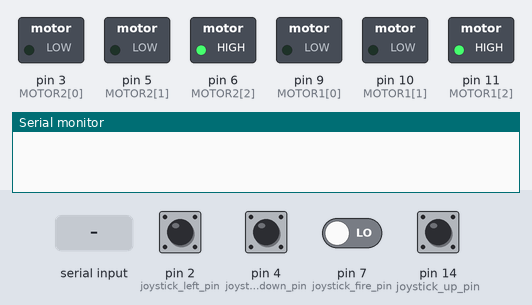
Bench run of a sketch on a simulated Arduino Leonardo, built with avr-gcc and run on an emulated ATmega32U4. On the bench: switched loads named in the sketch (green lamp = pin HIGH), the last lines printed to the serial monitor. The inputs (shaded band) are chosen by the test bench; at power-on: pin 2 (joystick_left_pin), pin 4 (joystick_down_pin), pin 7 (joystick_fire_pin), pin 14 (joystick_up_pin) LOW. Pins used as bus, display or sensor lines are not drawn.

Above: at 1.2 s.
1.3 s: "1" received over Serial
At 2.0 s:
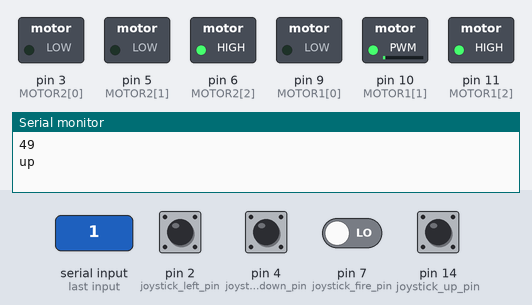
2.8 s: "2" received over Serial
At 3.1 s:
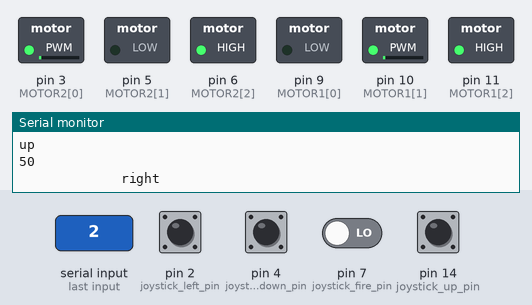
4.3 s: "3" received over Serial
At 5.4 s:
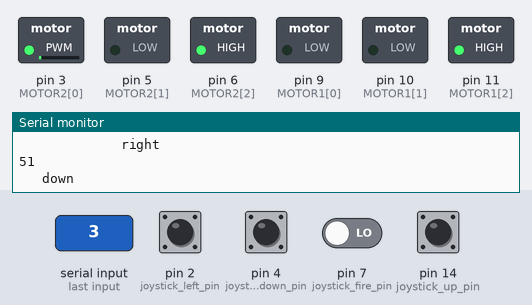
5.8 s: "3" received over Serial
At 6.6 s:
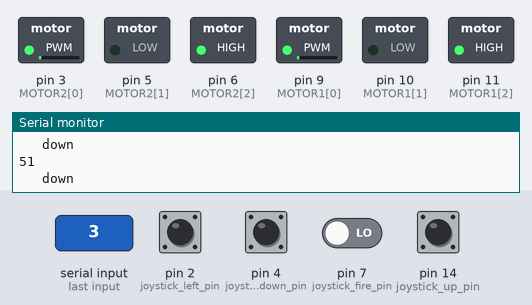
7.3 s: "4" received over Serial
At 7.8 s:
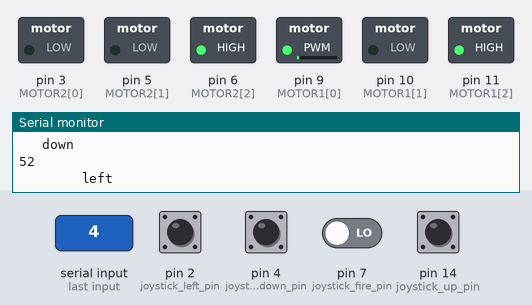
Timing chart, 0 to 9.8 s (numbered marks = the images above; inputs shaded):
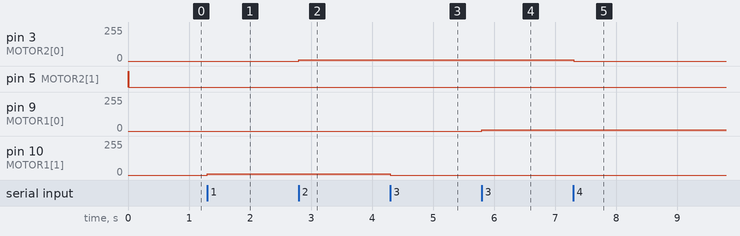

The sketch:

variable_reluctance_driver.ino
```cpp
#include "driver.cpp"

int joystick_left_pin = 2;
int joystick_power_pin = 16; // power to joystick switches
int joystick_down_pin = 4;
int joystick_fire_pin = 7;
int joystick_up_pin = 14;
int joystick_right_pin = 15;

/* Output from joystick looks like this, from left to right:
/* int joystick_fire_pin = 2; // the red button */
/* int joystick_power_pin = 2; // power to joystick switches */
/* int joystick_left_pin = 1; */
/* int joystick_right_pin = 6; */
/* int joystick_up_pin = 5; */
/* int joystick_down_pin = 3; */


int MOTOR1[3] = {9, 10, 11};
int MOTOR2[3] = {3, 5, 6};
int STATE1[3] = {0, 0, 255};
int STATE2[3] = {0, 255, 0};

VariableReluctanceDriver motor1 = VariableReluctanceDriver(
  MOTOR1, STATE1, analogWrite);
VariableReluctanceDriver motor2 = VariableReluctanceDriver(
  MOTOR2, STATE2, analogWrite);

VariableReluctanceDriver MOTORS[] = {motor1, motor2};


void setup() {
  Serial.begin(9600);
  while (!Serial) {
    ; // wait for serial port to connect. Needed for Leonardo only
  }

  // clear all pins
  for (int i=0 ; i < 32 ; i++) {
    pinMode(i, OUTPUT);
    digitalWrite(i, LOW);
    pinMode(i, INPUT);
  }
  for (int i=0; i<3; i++) {
    pinMode(MOTOR1[i], OUTPUT);
    pinMode(MOTOR2[i], OUTPUT);
    analogWrite(MOTOR1[i], STATE1[i]);
    analogWrite(MOTOR2[i], STATE1[i]);
  }

  /* for (int x = 0 ; x <= 36 ; x++) { */
    /* Serial.println((String) "pin " + x + " " + digitalRead(x)); */
  /* } */

  // set the joystick read pins
  pinMode(joystick_power_pin, OUTPUT);
  digitalWrite(joystick_power_pin, HIGH);
  pinMode(joystick_left_pin, INPUT);
  pinMode(joystick_right_pin, INPUT);
  pinMode(joystick_up_pin, INPUT);
  pinMode(joystick_down_pin, INPUT);
  pinMode(joystick_fire_pin, INPUT);
}

void loop() {
  /*
   * default HIGH are:  0, 15, 16, 23, 31
   *
   * 0 -->
   * 1 -->
   * 2 --> INT
   * 3 --> (MOTOR)
   * 4 --> CH2
   * 5 --> (MOTOR)
   * 6 --> (MOTOR)
   * 7 --> CH3
   * 8 -->
   * 9 --> (MOTOR)
   * 10 --> (MOTOR)
   * 11 --> (MOTOR)
   * 12 --> Pitch (hole with the arrow)
   * 13 --> Pitch (middle hole, nearest hole with arrow)
   * 14 --> (top left, A0 mentioned on under side of board)
   * 15 --> (top right, A1 mentioned on under side of board)
   * 16 --> A2
   *
   */

  /* digitalWrite(16, HIGH); */
  /* delay(500); */
  /* digitalWrite(16, LOW); */
  /* delay(500); */


// motor2 is the small one.
// motor1 is the large one.
  if (!Serial.available()) {
    return;
  }
  int instruction = (int) Serial.read();
  Serial.println(instruction);

  if (false) {
  }
  else if (instruction == 52 || digitalRead(joystick_left_pin) == HIGH) {
    Serial.println("        left");
    motor2.step_right(10);
  }
  else if (instruction == 49 || digitalRead(joystick_up_pin) == HIGH) {
    Serial.println("up");
    motor1.step_left(10);
  }
  else if (instruction == 51 || digitalRead(joystick_down_pin) == HIGH) {
    Serial.println("   down");
    motor1.step_right(10);
  }
  else if (instruction == 50 || digitalRead(joystick_right_pin) == HIGH) {
    Serial.println("             right");
    motor2.step_left(10);
  }
  if (instruction == 53 || digitalRead(joystick_fire_pin) == HIGH) {
    Serial.println("                   fire!");
    // TODO
  }
}
```

driver.cpp
```cpp
#include <stdint.h>


class VariableReluctanceDriver {
  int *motor;
  int *state;

  void (*write_pin_callback)(uint8_t pin, int val);

  int get_high_pin(int rightmost=1) {
    // Return the index of the pin with the highest value
    // In the case of a tie, where two pins are equally high,
    // choose either a rightmost or leftmost high pin.
    // assuming pins are located in a line,
    // it determines whether to get the high pin
    // on the leftmost side (rightmost=0)
    // or on the rightmost side (rightmost=1)

    int argmax = 0;
    for (int i=0 ; i < 3 ; i++) {
      if (rightmost == 0) {
        i = 2 - i;
      }
      if (state[i] > state[argmax]) {
        argmax = i;
      }
    }
    return argmax;
  }

  void step(bool left=false) {
    // Get right most high pin
    int j = get_high_pin(1);

    int i = (j + 2) % 3;  // pin to left
    int k = (j + 1) % 3;  // pin to right

    if (left) {
      int _ik = i;
      i = k;
      k = _ik;
    }

    if (state[i] > state[k]) {
      // either i == j or i < j.  In both cases, decrement i
      state[i] -= 1;
      write_pin_callback(motor[i], state[i]);
    } else if (state[i] == state[k]) {
      // both neighbor pins are 0
      // increment k
      state[k] += 1;
      write_pin_callback(motor[k], state[k]);
    } else { // i < k
      // either k == j (both are 255) or k < j
      if (state[k] == state[j]) {
        // decrement j
        state[j] -= 1;
        write_pin_callback(motor[j], state[j]);
      } else {
        // increment k
        state[k] += 1;
        write_pin_callback(motor[k], state[k]);
      }
    }
  }

  public:
    VariableReluctanceDriver(int (&_motor)[3], int (&_state)[3], void (*_write_pin_callback)(uint8_t pin, int val)) {
      this->motor = _motor;  // Identify which pins map to each winding in the motor
      this->state = _state;  // Determine the STATE of the windings in a variable reluctance motor
      this->write_pin_callback = _write_pin_callback;  // A callback that writes a pin value to the assigned motor pin

      for (int i=0 ; i < 3 ; i++) {
        write_pin_callback(motor[i], state[i]);
      }
    }

    void step_right(int num_steps=1) {
      for (int i=0 ; i < num_steps ; i++) {
        step(false);
      }
    }

    void step_left(int num_steps=1) {
      for (int i=0 ; i < num_steps ; i++) {
        step(true);
      }
    }
};
```

Measured:
- after the input at 1.3 s, pin 10 (MOTOR1[1]): 0/255 → 10/255 at once
- after the input at 2.8 s, pin 3 (MOTOR2[0]): 0/255 → 10/255 at once
- after the input at 4.3 s, pin 10 (MOTOR1[1]): 10/255 → 0/255 at once
- after the input at 5.8 s, pin 9 (MOTOR1[0]): 0/255 → 10/255 at once
- after the input at 7.3 s, pin 3 (MOTOR2[0]): 10/255 → 0/255 at once
